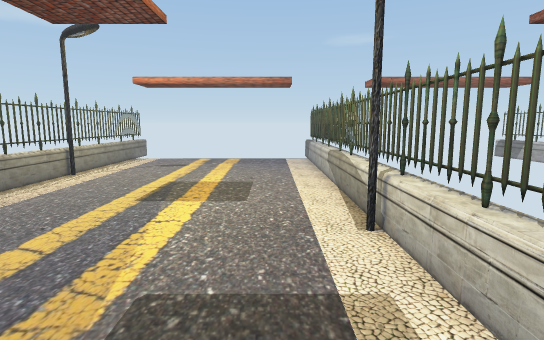
view 1 (above)

12 first-person views from a walk through a 3-D level made in the Unity game engine. The camera is 1.5 m above the floor, tilts 8° down and sees 80° across. The floor is counted in squares, 1 m on a side. Each view is taken from the middle of a square. On the plan, view 1 faces up. The plan holds only what a view shows up to about 15 squares ahead; the rest is blank. The place goes on beyond the plan. The player is left out. Some surface patterns are stand-ins.

view 2
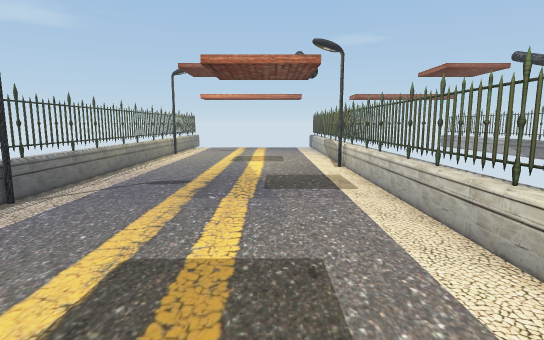

view 3
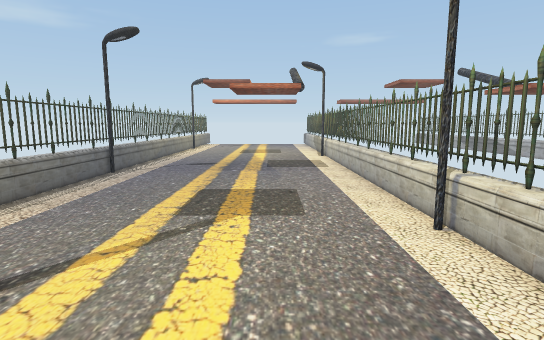

view 4
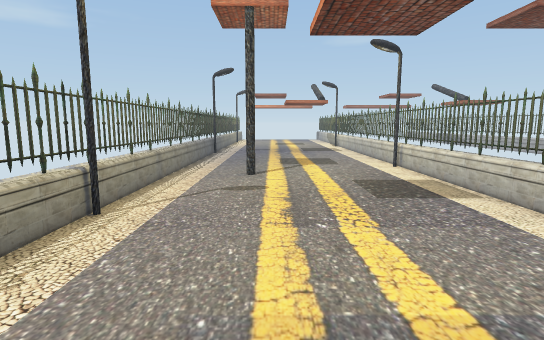

view 5
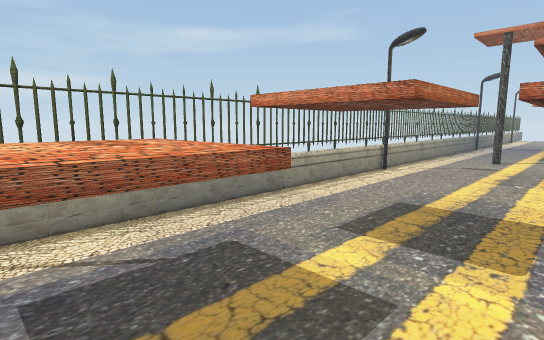

view 6
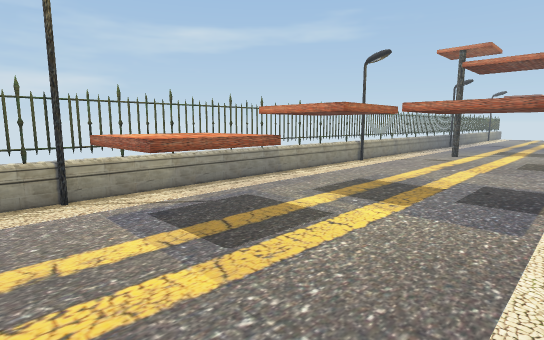

view 7
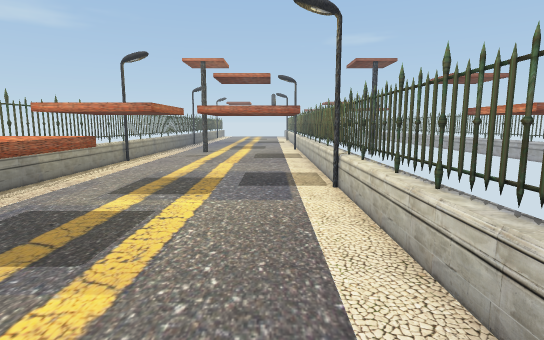

view 8
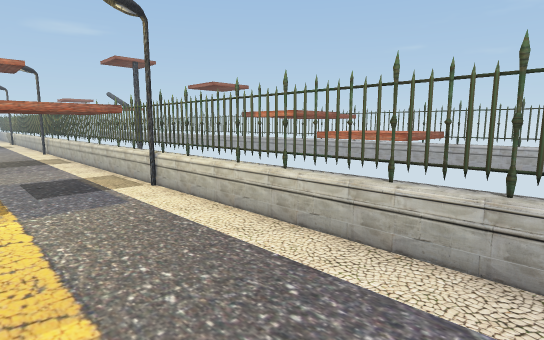

view 9
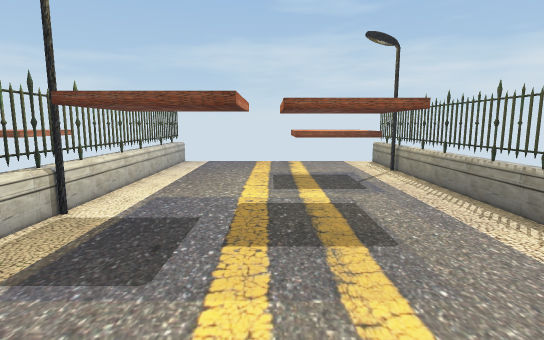

view 10
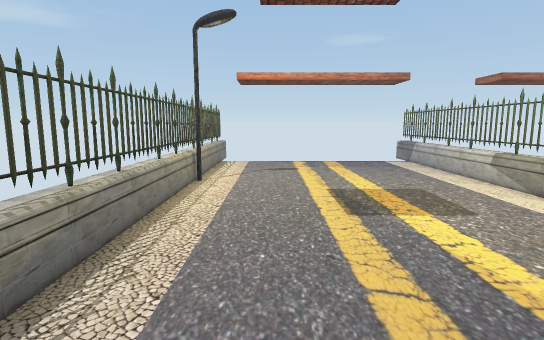

view 11
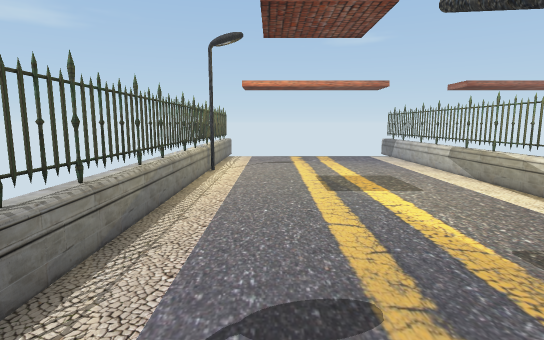

view 12
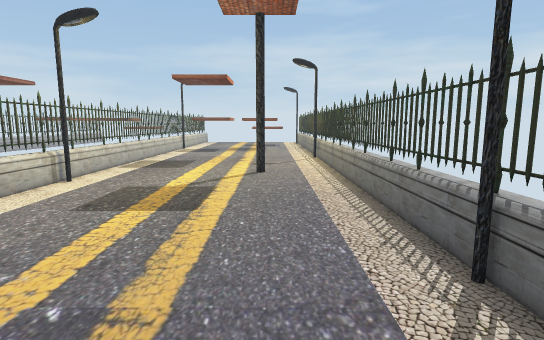

### Floor plan
Key: @ floor where view 1 was taken; # wall or solid block; . floor; = window, fence, low wall or low ledge; ^ raised ledge; S streetlight.
Columns run from 7 left of view 1 to 2 right of it. Each row starts with its distance up from view 1.
 15  #       #
 14 =#.......#
 13 =#.......#
 12 ==.......#
 11 ==.......=
 10 =S.......=
  9 ==.......#
  8 ==.......=
  7 ==.......=
  6 ==.......#
  5 ==.......#
  4 ==......S=
  3 ==.......#
  2 ==.......=
  1 ==.......=
  0  =.....@.#
 -1 =S.......=
 -2 ==.......=
 -3 ==.......#
 -4 ==.......=
 -5 ==.......=
 -6 ==......S#
 -7 ==.......=
 -8 ==.#.....=
 -9 ==.......#
-10 ==.......=
-11 ==.......=
-12 ==.......#
-13 =S.......=
-14 ==.......=
-15 ==.......#
-16 ==.......=
-17  =.......=
-18  =.......S
-19 ==.......=
-20 ==.......=
-21  =.^^....#
-22 =#^^^....=
-23 =#^^^....=
-24 =S.......#
-25 =#.......#
-26  #.......#

Positions as (right, up) in squares from view 1, and headings:
1: (0, 0), facing up
2: (-1, -7), facing up
3: (-1, -11), facing up
4: (-3, -18), facing up
5: (-1, -23), facing up-left
6: (1, -25), facing up-left
7: (0, -26), facing up
8: (-2, -26), facing up-right
9: (-2, -13), facing down
10: (-4, 1), facing up
11: (-4, -1), facing up
12: (-4, 2), facing down
